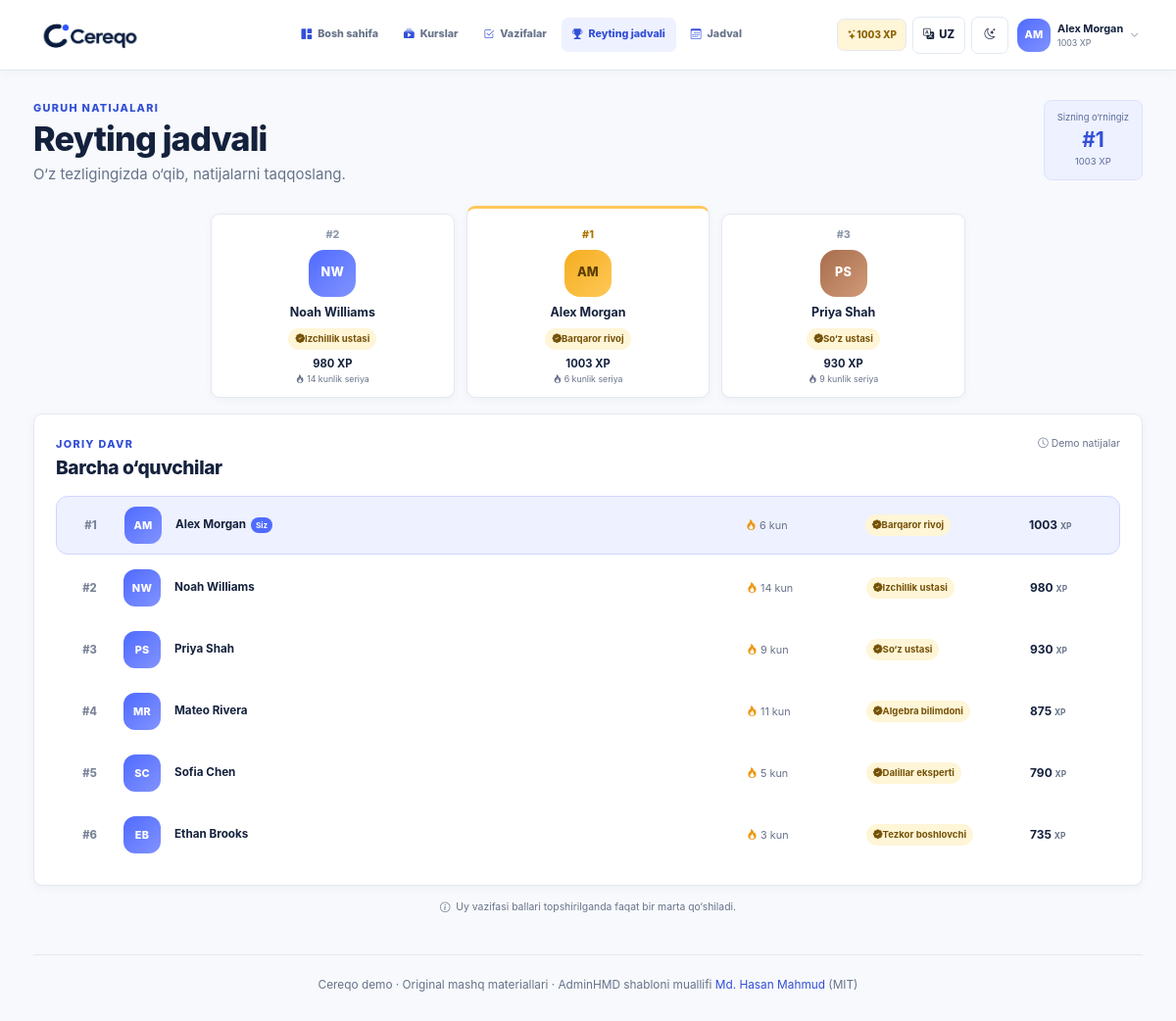
The app's page /leaderboard/ (signed in), older data.
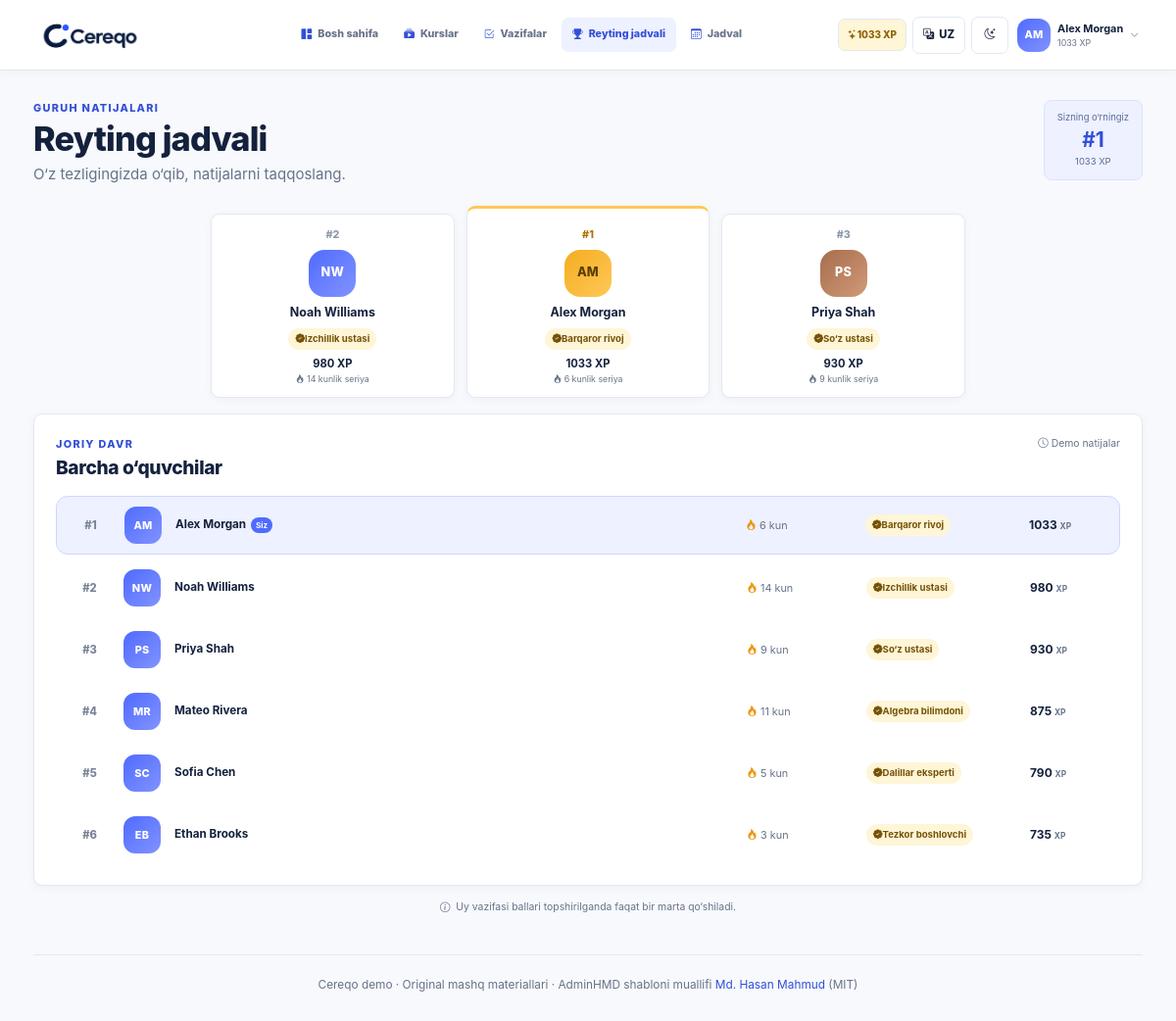
The same page, newer data.
### learning/models.py (models this page shows, shortened)
class Student(models.Model):
    user = models.OneToOneField(
        settings.AUTH_USER_MODEL,
        on_delete=models.CASCADE,
        related_name="student_profile",
        null=True,
        blank=True,
    )
    name = models.CharField(max_length=100, unique=True)
    initials = models.CharField(max_length=3)
    points = models.PositiveIntegerField(default=0)
    streak = models.PositiveIntegerField(default=0)
    badge = models.CharField(max_length=80, blank=True)
    is_demo = models.BooleanField(default=False)
    class Meta:
        ordering = ["-points", "name"]
    @property
    def rank(self):
        return Student.objects.filter(points__gt=self.points).count() + 1

### learning/views.py (the view)
# urls.py: path("leaderboard/", views.leaderboard, name="leaderboard"),
@login_required
def leaderboard(request):
    student = _student(request)
    students = list(Student.objects.all())
    return render(
        request,
        "learning/leaderboard.html",
        {"active_nav": "rank", "students": students, "current_student": student},
    )

### learning/context_processors.py (called while the page is built)
def demo_shell(request):
    student = student_for_user(request.user)
    return {"demo_student": student}

### learning/student_profiles.py (called while the page is built)
def student_for_user(user):
    if not user or not user.is_authenticated:
        return None
    try:
        return user.student_profile
    except Student.DoesNotExist:
        display_name = user.get_full_name() or user.email.split("@")[0] or user.get_username()
        display_name = _unique_name(display_name, user)
        return Student.objects.create(
            user=user,
            name=display_name,
            initials=_initials(display_name),
            badge="New learner",
        )

### learning/views.py (called while the page is built)
def _student(request):
    return student_for_user(request.user)

### templates/learning/leaderboard.html (shortened to what this page needs)
{% extends 'base.html' %}{% load i18n %}
{% block content %}
<section class="page-heading"><div><p class="eyebrow">{% translate "Class standings" %}</p><h1>{% translate "Leaderboard" %}</h1><p>{% translate "Compare progress while learning at your own pace." %}</p></div><div class="your-rank-callout"><span>{% translate "Your rank" %}</span><strong>#{{ current_student.rank }}</strong><small>{{ current_student.points }} XP</small></div></section>
<section class="podium" aria-label="{% translate 'Top three learners' %}">
  {% for student in students|slice:':3' %}
  <article class="podium-place place-{{ forloop.counter }} {% if student.pk == current_student.pk %}is-current{% endif %}">
    <span class="podium-rank">#{{ forloop.counter }}</span><span class="avatar avatar-lg">{{ student.initials }}</span><strong>{{ student.name }}</strong><span class="badge-chip"><i class="bi bi-patch-check-fill"></i> {% translate student.badge %}</span><b>{{ student.points }} XP</b><small><i class="bi bi-fire"></i> {% blocktranslate with streak=student.streak %}{{ streak }} day streak{% endblocktranslate %}</small>
  </article>
  {% endfor %}
</section>
<section class="surface-card leaderboard-card">
  <div class="section-title-row"><div><p class="eyebrow">{% translate "This season" %}</p><h2>{% translate "All learners" %}</h2></div><span class="season-note"><i class="bi bi-clock"></i> {% translate "Demo standings" %}</span></div>
  <div class="leaderboard-list" role="list">
    {% for student in students %}
    <article class="leader-row {% if student.pk == current_student.pk %}current-row{% endif %}" role="listitem">
      <span class="rank-number">#{{ forloop.counter }}</span><span class="avatar">{{ student.initials }}</span><div class="learner-name"><strong>{{ student.name }}{% if student.pk == current_student.pk %}<span>{% translate "You" %}</span>{% endif %}</strong></div><span class="learner-streak"><i class="bi bi-fire"></i> </span><span class="badge-chip learner-badge"><i class="bi bi-patch-check-fill"></i> {% translate student.badge %}</span><strong class="learner-points">{{ student.points }} <small>XP</small></strong>
    </article>
    {% endfor %}
  </div>
</section>
<p class="leaderboard-footnote"><i class="bi bi-info-circle"></i> {% translate "Homework points are added once when an eligible task is submitted." %}</p>
{% endblock %}

### templates/base.html (shortened to what this page needs)
{% load static i18n %}
<!doctype html>
<html lang="{{ LANGUAGE_CODE }}">
<head>
  <link rel="stylesheet" href="{% static 'vendor/bootstrap/css/bootstrap.min.css' %}">
  <link rel="stylesheet" href="{% static 'vendor/bootstrap-icons/css/bootstrap-icons.css' %}">
  <link rel="stylesheet" href="{% static 'cereqo/css/cereqo.css' %}">
</head>
<body>
  <div class="app-shell topnav-shell">
    <header class="desktop-topbar main-navbar">
      <a class="topnav-brand" href="{% url 'learning:dashboard' %}"><img src="{% static 'cereqo/img/cereqo-logo.png' %}" alt="Cereqo"></a>
      <nav class="desktop-main-nav" aria-label="{% translate 'Main navigation' %}">{% include 'learning/_nav_links.html' %}</nav>
      <div class="topnav-actions">{% if user.is_authenticated and demo_student %}<span class="topnav-xp"><i class="bi bi-stars"></i>{{ demo_student.points }} XP</span>{% endif %}{% include 'learning/_toolbar_controls.html' %}{% if user.is_authenticated %}{% include 'learning/_profile_menu.html' %}{% else %}<a class="btn btn-primary navbar-login" href="{% url 'login' %}"><i class="bi bi-box-arrow-in-right"></i>{% translate "Log in" %}</a>{% endif %}</div>
    </header>
    <div class="app-main {% if landing_page %}landing-main{% endif %} {% if course_navigation %}has-course-sidebar{% endif %}">
      <main id="main-content" class="{% if landing_page %}landing-content{% else %}page-content{% endif %}" tabindex="-1">
        {% block content %}{% endblock %}
        {% if not landing_page %}
        <footer class="page-footer">{% translate "Cereqo demo" %} · {% translate "Original practice content" %} · {% translate "AdminHMD template by" %} <a href="https://github.com/HasanMahmudDev" target="_blank" rel="noreferrer">Md. Hasan Mahmud</a> (MIT)</footer>
        {% endif %}
      </main>
    </div>
  </div>
</body>
</html>

### templates/learning/_profile_menu.html (shortened to what this page needs)
{% load i18n %}
{% if user.is_authenticated and demo_student %}<div class="dropdown profile-menu">
  <button class="profile-trigger" type="button" data-bs-toggle="dropdown" aria-expanded="false" aria-label="{% translate 'Open profile menu' %}"><span class="avatar avatar-sm">{{ demo_student.initials }}</span><span class="profile-trigger-copy"><strong>{{ demo_student.name }}</strong><small>{{ demo_student.points }} XP</small></span><i class="bi bi-chevron-down"></i></button>
</div>{% endif %}

Row changes from the older to the newer data that the page shows:
changed Student "AM": points "1003" → "1033"
